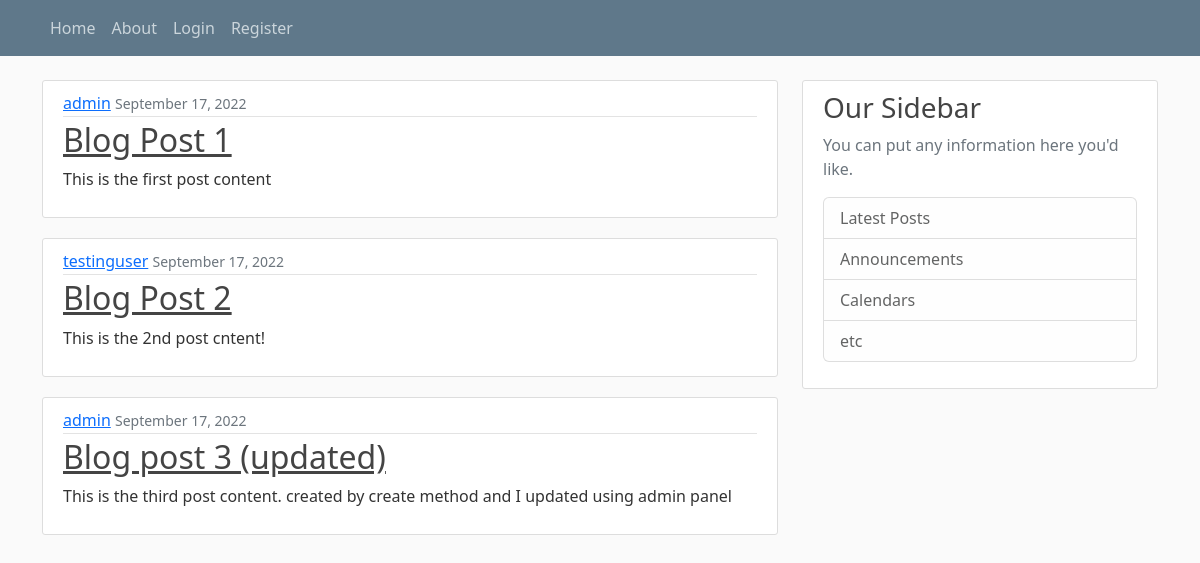
The page / on the database its author committed.
### blog/models.py (models this page shows, shortened)
class Post(models.Model):
    title = models.CharField(max_length=100)
    content = models.TextField()
    posted_date = models.DateTimeField(default=timezone.now)
    author = models.ForeignKey(User, on_delete=models.CASCADE)

### blog/views.py (the view)
# urls.py: path('', views.home, name='blog-home'),
def home(request):
    context = {
        'posts': Post.objects.all()
    }
    return render(request, 'blog/home.html', context)

### blog/templates/blog/home.html
{% extends 'blog/base.html' %}
{% block content %}
    {% for post in posts %}
        <article class="media content-section">
            <div class="media-body">
            <div class="article-metadata">
                <a class="mr-2" href="#">{{ post.author }}</a>
                <small class="text-muted">{{ post.posted_date|date:"F d, Y" }}</small>
            </div>
            <h2><a class="article-title" href="#">{{ post.title }}</a></h2>
            <p class="article-content">{{ post.content }}</p>
            </div>
        </article>
    {% endfor %}
{% endblock content %}

### blog/templates/blog/base.html (shortened to what this page needs)
{% load static %}
<!doctype html>
<html lang="en">
    <head>
        <link href="https://cdn.jsdelivr.net/npm/bootstrap@5.2.1/dist/css/bootstrap.min.css" rel="stylesheet">
        <link rel="stylesheet" type="text/css" href="{% static 'blog/main.css' %}">
    </head>
<body>
    <header class="site-header">
        <nav class="navbar navbar-expand-md navbar-dark bg-steel fixed-top">
          <div class="container">
            <div class="collapse navbar-collapse" id="navbarToggle">
              <div class="navbar-nav mr-auto">
                <a class="nav-item nav-link" href="{% url 'blog-home' %}">Home</a>
                <a class="nav-item nav-link" href="{% url 'blog-about' %}">About</a>
              </div>
              <div class="navbar-nav">
                <a class="nav-item nav-link" href="#">Login</a>
                <a class="nav-item nav-link" href="{% url 'register' %}">Register</a>
              </div>
            </div>
          </div>
        </nav>
    </header>
    <main role="main" class="container">
        <div class="row">
          <div class="col-md-8">
            {% block content %}{% endblock %}
          </div>
          <div class="col-md-4">
            <div class="content-section">
              <h3>Our Sidebar</h3>
              <p class='text-muted'>You can put any information here you'd like.
                <ul class="list-group">
                  <li class="list-group-item list-group-item-light">Latest Posts</li>
                  <li class="list-group-item list-group-item-light">Announcements</li>
                  <li class="list-group-item list-group-item-light">Calendars</li>
                  <li class="list-group-item list-group-item-light">etc</li>
                </ul>
              </p>
            </div>
          </div>
        </div>
    </main>
</body>
</html>

### blog/static/blog/main.css (style rules this page uses)
body { background: #fafafa; color: #333333; margin-top: 5rem; }
h1, h2, h3, h4, h5, h6 { color: #444444; }
ul { margin: 0; }
.bg-steel { background-color: #5f788a; }
.site-header .navbar-nav .nav-link { color: #cbd5db; }
.content-section { background: #ffffff; padding: 10px 20px; border: 1px solid #dddddd; border-radius: 3px; margin-bottom: 20px; }
.article-title { color: #444444; }
.article-content { white-space: pre-line; }
.article-metadata { padding-bottom: 1px; margin-bottom: 4px; border-bottom: 1px solid #e3e3e3 }

### rows shown on the page
Post: author "admin", posted_date "September 17, 2022", title "Blog Post 1", content "This is the first post content"
Post: author "testinguser", posted_date "September 17, 2022", title "Blog Post 2", content "This is the 2nd post cntent!"
Post: author "admin", posted_date "September 17, 2022", title "Blog post 3 (updated)", content "This is the third post content. created by create method and I updated using admin panel"
